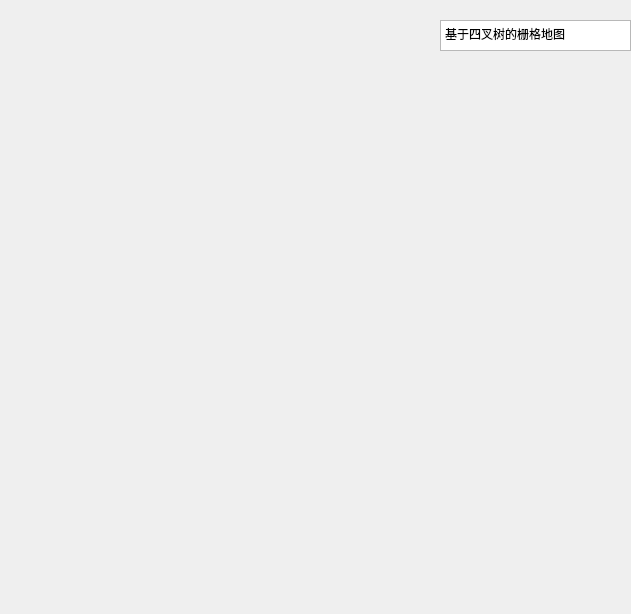
<?xml version="1.0" encoding="UTF-8"?>
<ui version="4.0">
 <class>Map</class>
 <widget class="QWidget" name="Map">
  <property name="geometry">
   <rect>
    <x>0</x>
    <y>0</y>
    <width>631</width>
    <height>614</height>
   </rect>
  </property>
  <property name="windowTitle">
   <string>Form</string>
  </property>
  <widget class="QTextBrowser" name="textBrowser">
   <property name="geometry">
    <rect>
     <x>440</x>
     <y>20</y>
     <width>191</width>
     <height>31</height>
    </rect>
   </property>
   <property name="html">
    <string>&lt;!DOCTYPE HTML PUBLIC &quot;-//W3C//DTD HTML 4.0//EN&quot; &quot;http://www.w3.org/TR/REC-html40/strict.dtd&quot;&gt;
&lt;html&gt;&lt;head&gt;&lt;meta name=&quot;qrichtext&quot; content=&quot;1&quot; /&gt;&lt;style type=&quot;text/css&quot;&gt;
p, li { white-space: pre-wrap; }
&lt;/style&gt;&lt;/head&gt;&lt;body style=&quot; font-family:'SimSun'; font-size:9pt; font-weight:400; font-style:normal;&quot;&gt;
&lt;p style=&quot; margin-top:0px; margin-bottom:0px; margin-left:0px; margin-right:0px; -qt-block-indent:0; text-indent:0px;&quot;&gt;&lt;span style=&quot; font-family:'SimSun';&quot;&gt;基于四叉树的栅格地图&lt;/span&gt;&lt;/p&gt;&lt;/body&gt;&lt;/html&gt;</string>
   </property>
  </widget>
 </widget>
 <resources/>
 <connections/>
</ui>
